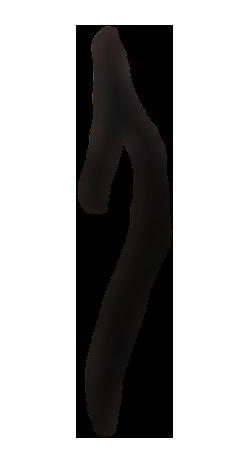
#> input picture UV_synthesis/original convergence/c2.png, 250 x 463 px, found by its file name
$ python c2.py
#> lines starting #> are read from the running program, lines starting #| are printed output that depends on the picture; after the words box and inside, x2 and y2 are one past the last pixel; in counts of white or black regions, pixels touching at a corner belong together
'''
e1
'''

import cv2
import numpy as np
import math
import matplotlib.pyplot as plt

def localTranslationWarpFastWithStrength(srcImg, startX, startY, endX, endY, radius, strength):
    ddradius = float(radius * radius)
    copyImg = np.zeros(srcImg.shape, np.uint8)
    copyImg = srcImg.copy()

    maskImg = np.zeros(srcImg.shape[:2], np.uint8)
    cv2.circle(maskImg, (startX, startY), math.ceil(radius), (255, 255, 255), -1)

    K0 = 100 / strength

    # 计算公式中的|m-c|^2
    ddmc_x = (endX - startX) * (endX - startX)
    ddmc_y = (endY - startY) * (endY - startY)
    H, W, C = srcImg.shape

    mapX = np.vstack([np.arange(W).astype(np.float32).reshape(1, -1)] * H)
    mapY = np.hstack([np.arange(H).astype(np.float32).reshape(-1, 1)] * W)

    distance_x = (mapX - startX) * (mapX - startX)
    distance_y = (mapY - startY) * (mapY - startY)
    distance = distance_x + distance_y
    K1 = np.sqrt(distance)
    ratio_x = (ddradius - distance_x) / (ddradius - distance_x + K0 * ddmc_x)
    ratio_y = (ddradius - distance_y) / (ddradius - distance_y + K0 * ddmc_y)
    ratio_x = ratio_x * ratio_x
    ratio_y = ratio_y * ratio_y

    UX = mapX - ratio_x * (endX - startX) * (1 - K1 / radius)
    UY = mapY - ratio_y * (endY - startY) * (1 - K1 / radius)

    np.copyto(UX, mapX, where=maskImg == 0)
    np.copyto(UY, mapY, where=maskImg == 0)
    UX = UX.astype(np.float32)
    UY = UY.astype(np.float32)
    copyImg = cv2.remap(srcImg, UX, UY, interpolation=cv2.INTER_LINEAR)

    return copyImg


#连续变换并保存j次图像
for j in range(5):

    # 读取图像，包括透明度通道
    img = cv2.imread('original convergence/c2.png', cv2.IMREAD_UNCHANGED)
#> img is the input picture: shape (463, 250, 4); mean B, G, R, A 170.1, 170.2, 170.8, 27.4

    # 定义原始关键点
    src_points = np.int_([[127,74],[107,179],[153,263],[117,404]])

    #图像中心坐标
    center = (136,228)

    # 生成随机值
    '''此处随机值的大小代表了液化的移动程度'''
    rand_val = np.random.randint(1, 30)

    # 计算新的关键点，并转换为int
    dst_points = (src_points + np.random.randint(-rand_val, rand_val, src_points.shape)).astype(np.int_)

    #对每个关键点使用localTranslationWarpFastWithStrength函数
    for i in range(len(src_points)):
        img = localTranslationWarpFastWithStrength(img, src_points[i][0], src_points[i][1], dst_points[i][0], dst_points[i][1], 50, 200)
#> this loop made 4 passes
#> (ddmc_x in localTranslationWarpFastWithStrength, ddmc_y in localTranslationWarpFastWithStrength) on passes 1 to 4: (4, 64), (169, 100), (100, 36), (16, 36)
#> pass 1, in localTranslationWarpFastWithStrength, `distance_x = (mapX - startX) * (mapX - startX)`:
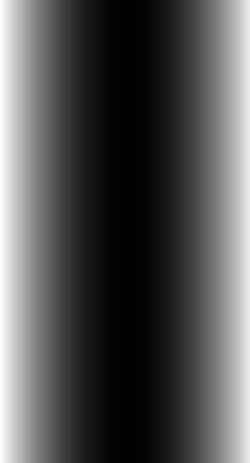
#> distance_x: shape (463, 250) float32; min 0, max 16129, mean 5214.5; drawn with min black and max white
#> pass 1, in localTranslationWarpFastWithStrength, `distance_y = (mapY - startY) * (mapY - startY)`:
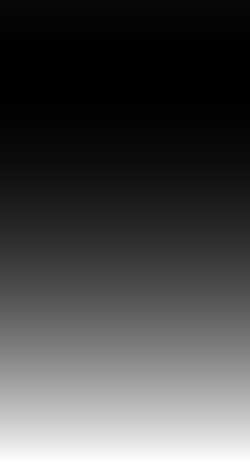
#> distance_y: shape (463, 250) float32; min 0, max 150544, mean 42513; drawn with min black and max white
#> pass 1, in localTranslationWarpFastWithStrength, `distance = distance_x + distance_y`:
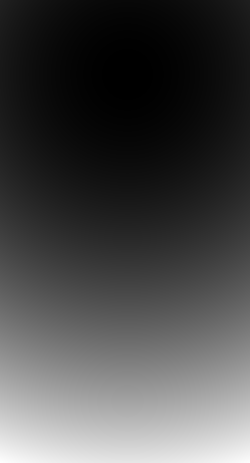
#> distance: shape (463, 250) float32; min 0, max 166673, mean 47727.5; drawn with min black and max white
#> pass 1, in localTranslationWarpFastWithStrength, `K1 = np.sqrt(distance)`:
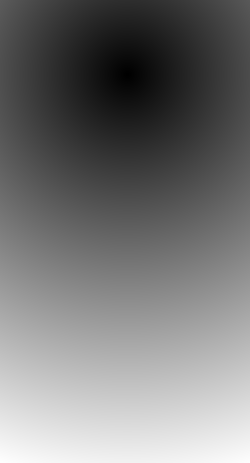
#> K1: shape (463, 250) float32; min 0, max 408.3, mean 190.5; drawn with min black and max white


    #将变换后的新的关键点转换为np.float32
    src_points = dst_points.astype(np.float32)

    #定义矩阵变换关键点的新的随机值
    '''此处随机值的大小代表了仿射变换的程度'''
    rand_val = np.random.randint(1, 3)

    #计算新的关键点，并转换为float32
    dst_points = (src_points + np.random.randint(-rand_val, rand_val, src_points.shape)).astype(np.float32)


    #计算关键点的最大垂直距离,也就是y坐标的最大值减去最小值
    max_y = np.max(dst_points[:,1])
    min_y = np.min(dst_points[:,1])
    y_distance = max_y - min_y
    print('dst_points=',dst_points)
    print('y_distance=',y_distance)


    # 计算仿射变换矩阵
    matrix = cv2.getPerspectiveTransform(src_points, dst_points)

    # 对图像进行扭曲，边界外的值设为透明
    warped_img = cv2.warpPerspective(img, matrix, (img.shape[1], img.shape[0]), borderValue=(0,0,0,0))
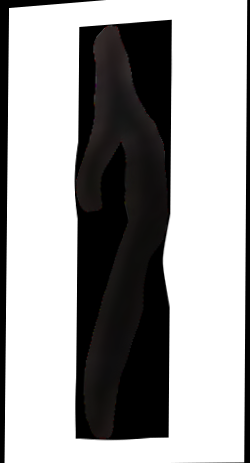
#> warped_img: shape (463, 250, 4); mean B, G, R, A 161.5, 161.6, 162.1, 25.5

    # 生成随机旋转角度和缩放因子
    '''旋转角度和缩放因子'''
    angle = np.random.uniform(0, 0)  # 旋转角度
    #scale = np.random.uniform(0.6, 1.2)  # 缩放因子
    scale = 0.3


    #计算新的y_distance,计算方法为原来的y)distance乘上cos(angle)再乘上scale
    y_distance = y_distance * math.cos(math.radians(angle)) * scale
    #将y_distance转换为int
    y_distance = int(y_distance)

    print('angle=',angle)
    print('scale=',scale)
    print('y_distance=',y_distance)

    # 计算旋转缩放矩阵
    rot_matrix = cv2.getRotationMatrix2D(center, angle, scale)

    # 对扭曲后的图像进行旋转和缩放`
    final_img = cv2.warpAffine(warped_img, rot_matrix, (warped_img.shape[1], warped_img.shape[0]), borderValue=(0,0,0,0))
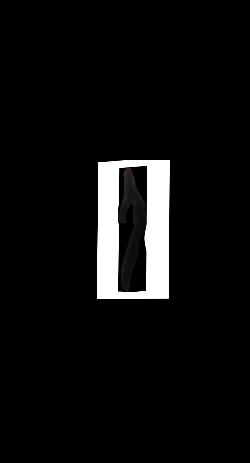
#> final_img: shape (463, 250, 4); mean B, G, R, A 14.6, 14.6, 14.6, 2.3

    # 保存扭曲后的图像
    copyImg = final_img

    # 如果图像是RGB格式，将其转换为RGBA
    if copyImg.shape[2] == 3:
        copyImg = cv2.cvtColor(copyImg, cv2.COLOR_RGB2RGBA)

    # 获取所有白色（也可以是其他颜色）的像素点
    white_pixels = (copyImg[..., :3] == [255, 255, 255]).all(axis=2)
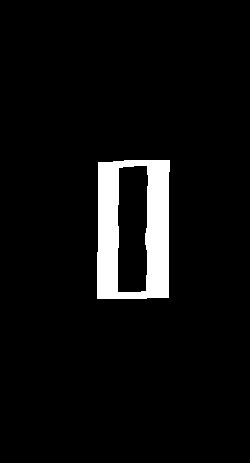
#> white_pixels: shape (463, 250) bool; 5.5% white; 1 white region, box (x1, y1, x2, y2) and area: (97, 160, 170, 299) 6336

    # 将所有白色（也可以是其他颜色）的像素点设置为透明
    copyImg[white_pixels, 3] = 0

    # # 保存图像
    # cv2.imwrite('copyImg.png', copyImg)
    #保存第j次变换后的图像
    cv2.imwrite('stripes_part1/c2' + str(j) + '.png', copyImg)

    #将y_distance保存到文件中
    with open('stripes_part1/c2' + str(j) + '.txt','w') as f:
        f.write(str(y_distance) + '\n')
